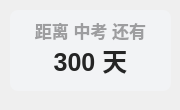
<?xml version="1.0" encoding="UTF-8"?>
<ui version="4.0">
 <class>Form</class>
 <widget class="QWidget" name="Form">
  <property name="geometry">
   <rect>
    <x>0</x>
    <y>0</y>
    <width>180</width>
    <height>110</height>
   </rect>
  </property>
  <property name="minimumSize">
   <size>
    <width>0</width>
    <height>0</height>
   </size>
  </property>
  <property name="maximumSize">
   <size>
    <width>16777215</width>
    <height>65536</height>
   </size>
  </property>
  <property name="windowTitle">
   <string>倒计日</string>
  </property>
  <widget class="QLabel" name="countdown_custom_title">
   <property name="geometry">
    <rect>
     <x>10</x>
     <y>10</y>
     <width>161</width>
     <height>41</height>
    </rect>
   </property>
   <property name="font">
    <font>
     <family>Microsoft YaHei UI</family>
     <pointsize>13</pointsize>
     <weight>75</weight>
     <bold>true</bold>
    </font>
   </property>
   <property name="styleSheet">
    <string notr="true">color: rgba(0, 0, 0, 90);
font-weight: bold;</string>
   </property>
   <property name="text">
    <string>距离 中考 还有</string>
   </property>
   <property name="textFormat">
    <enum>Qt::PlainText</enum>
   </property>
   <property name="alignment">
    <set>Qt::AlignCenter</set>
   </property>
  </widget>
  <widget class="QLabel" name="custom_countdown">
   <property name="geometry">
    <rect>
     <x>20</x>
     <y>30</y>
     <width>141</width>
     <height>61</height>
    </rect>
   </property>
   <property name="font">
    <font>
     <family>Microsoft YaHei UI</family>
     <pointsize>19</pointsize>
     <weight>75</weight>
     <bold>true</bold>
    </font>
   </property>
   <property name="styleSheet">
    <string notr="true">border: none;
color: rgba(37, 37, 37, 255);
font-weight: bold</string>
   </property>
   <property name="text">
    <string>300 天</string>
   </property>
   <property name="textFormat">
    <enum>Qt::PlainText</enum>
   </property>
   <property name="alignment">
    <set>Qt::AlignCenter</set>
   </property>
  </widget>
  <widget class="QLabel" name="backgnd">
   <property name="geometry">
    <rect>
     <x>10</x>
     <y>10</y>
     <width>161</width>
     <height>81</height>
    </rect>
   </property>
   <property name="styleSheet">
    <string notr="true">background-color: rgba(242, 243, 245, 255);
border-radius: 8px
</string>
   </property>
   <property name="text">
    <string/>
   </property>
  </widget>
  <zorder>backgnd</zorder>
  <zorder>countdown_custom_title</zorder>
  <zorder>custom_countdown</zorder>
 </widget>
 <resources/>
 <connections/>
</ui>
